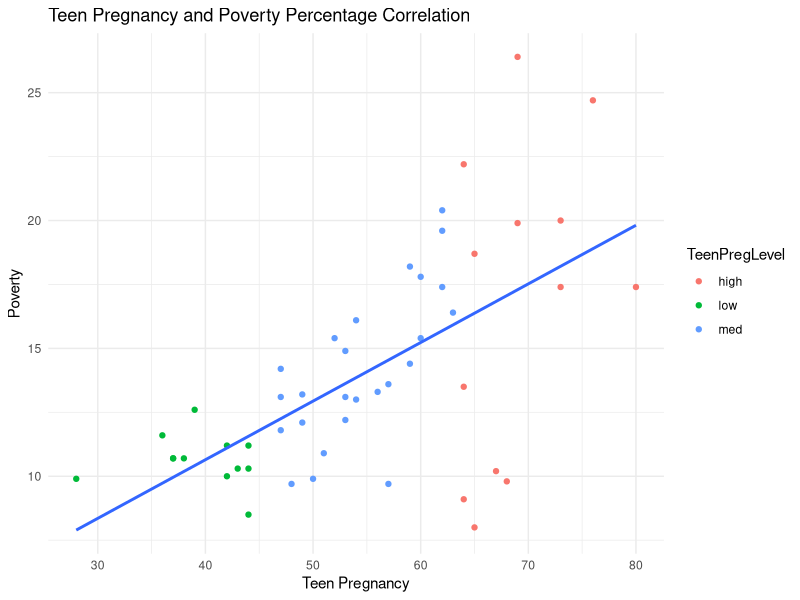
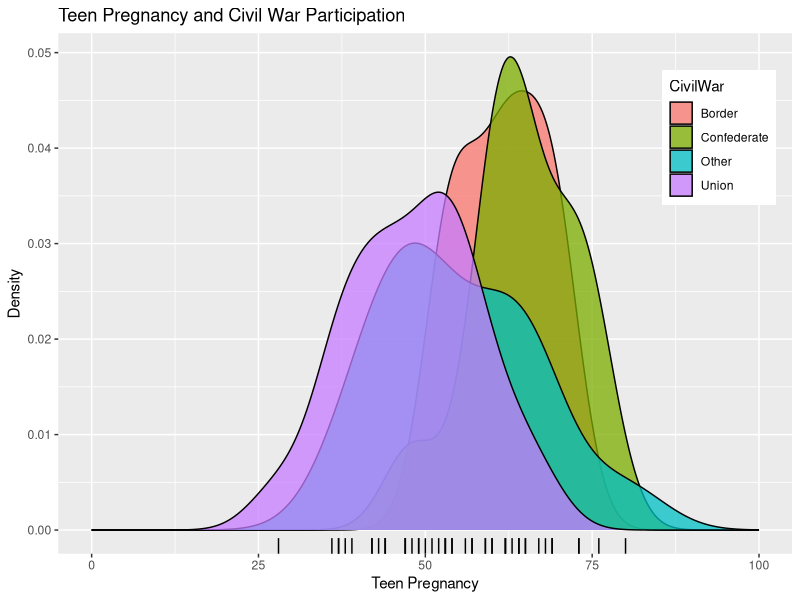
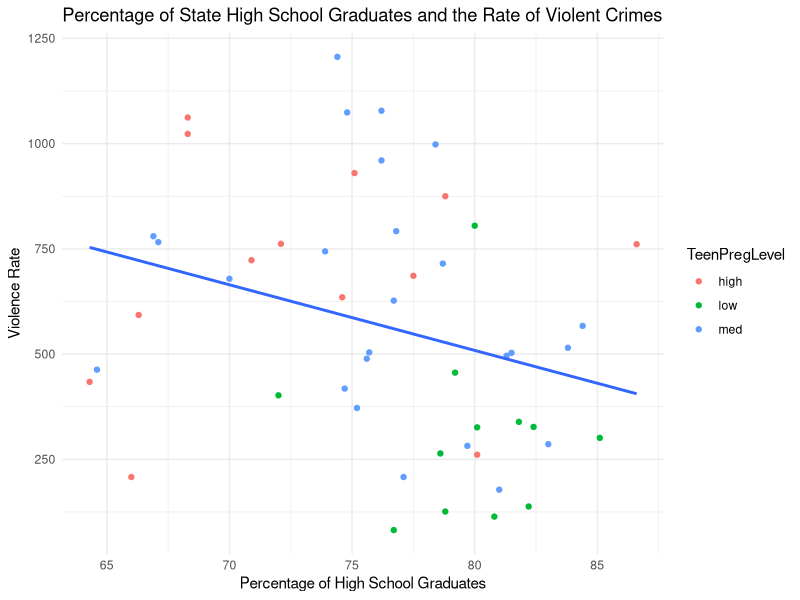

Recreate these plots in R, in order.
## ---- chunk 1
knitr::opts_chunk$set(echo = TRUE, eval = TRUE, fig.align = "center", warning = F, message = F,
tidy=TRUE, tidy.opts=list(width.cutoff=60), R.options=list(max.print=100))
## ---- chunk 2
library(tidyverse)
TeenPregnancy <- read_csv("TeenPregnancy.csv")
CrimeRates <- read_csv("af_crime93.csv")
## ---- chunk 3
TeenPregnancy %>% pivot_longer(4:5, names_to="Church/Teen", values_to="Rates") %>% pivot_wider( names_from="Church/Teen", values_from="Rates") %>% select(-1) ->TeenPregnancy

CrimeRates %>% pivot_longer(3:9, names_to="Data", values_to="Values") %>% pivot_wider(names_from="Data", values_from="Values") %>% select(-1) ->CrimeRates
## ---- chunk 4
nrow(TeenPregnancy)
ncol(TeenPregnancy)
nrow(CrimeRates)
ncol(CrimeRates)
CrimeRates %>% left_join(TeenPregnancy, by= c("state" = "State"))
CrimeRates%>% anti_join(TeenPregnancy, by = c("state"="State"))
CrimeRates %>% semi_join(TeenPregnancy, by=c("state"="State"))
TeenPregnancy%>% left_join(CrimeRates, by = c("State"="state")) ->MergedData
## ---- chunk 5
MergedData %>% group_by(CivilWar)%>% summarize(Mean.Murder.Rate=mean(murder)) %>% arrange(desc(Mean.Murder.Rate)) %>% mutate(CivilWar = str_replace(CivilWar, "Confederate", "Confederate"))%>% mutate(CivilWar = str_replace(CivilWar, "Other", "Other"))%>% mutate(CivilWar = str_replace(CivilWar, "Union", "Union"))%>% mutate(CivilWar = str_replace(CivilWar, "Border", "Border"))

MergedData %>% mutate(CivilWar = str_replace(CivilWar, "[C]", "Confederate"))%>% mutate(CivilWar = str_replace(CivilWar, "[O]", "Other"))%>% mutate(CivilWar = str_replace(CivilWar, "[U]", "Union"))%>% mutate(CivilWar = str_replace(CivilWar, "[B]", "Border"))->MergedData

MergedData %>% filter(poverty>10 & highschool<70)%>% summarize(Mean_TeenPreg=mean(Teen), StDev=sd(Teen), Max= max(Teen), Min= min(Teen))

MergedData %>% filter(poverty<15 & highschool>70) %>% summarize(Mean_TeenPreg=mean(Teen), StDev=sd(Teen), Max= max(Teen), Min= min(Teen))

MergedData %>% summarize(Quantiles = quantile(Teen, probs= seq(0, 1, 1/4)))
MergedData<-MergedData %>% mutate(TeenPregLevel = ifelse(Teen>63.75, "high", 
                                             ifelse(Teen<=63.75 & 47<=Teen, "med", "low")))
head(MergedData) 
MergedData%>% group_by(CivilWar, TeenPregLevel)%>% summarize(Mean.Poverty=mean(poverty))%>% arrange(desc(Mean.Poverty))

MergedData%>% group_by(CivilWar)%>% summarize(count=n())%>% arrange(count)
MergedData %>% group_by(TeenPregLevel)%>% summarize(count=n())%>% arrange(count)

library(knitr)
 Range<- function(x)max(x)-min(x)
MergedData %>% group_by(TeenPregLevel)%>% select(-1,-2)%>%summarize_all(c(Mean=mean, Max=max, Min=min, Range=Range))%>% pivot_longer(2:37) %>% separate(name, into=c("Variables", "type")) %>% pivot_wider(names_from = "type", values_from="value")%>%kable(digits = 3, align = 'clcccc', col.names=str_to_title(names(.)))

## ---- chunk 6
ggplot(MergedData, aes(Teen, poverty))+geom_point(aes(color=TeenPregLevel))+geom_smooth(method="lm", se=F)+theme_minimal()+ ggtitle("Teen Pregnancy and Poverty Percentage Correlation") + ylab("Poverty") + xlab("Teen Pregnancy")
## ---- chunk 7
ggplot(MergedData, aes(x=Teen, fill=CivilWar)) + geom_density(alpha=.75) +
theme(legend.position=c(.9,.8))+ geom_rug() + ggtitle("Teen Pregnancy and Civil War Participation") + ylab("Density") + xlab("Teen Pregnancy")+xlim(0,100)
## ---- chunk 8
ggplot(MergedData, aes(highschool, violent)) +geom_point(aes(color=TeenPregLevel))+geom_smooth(method="lm", se=F)+theme_minimal()+ ggtitle("Percentage of State High School Graduates and the Rate of Violent Crimes") + ylab("Violence Rate") + xlab("Percentage of High School Graduates")
